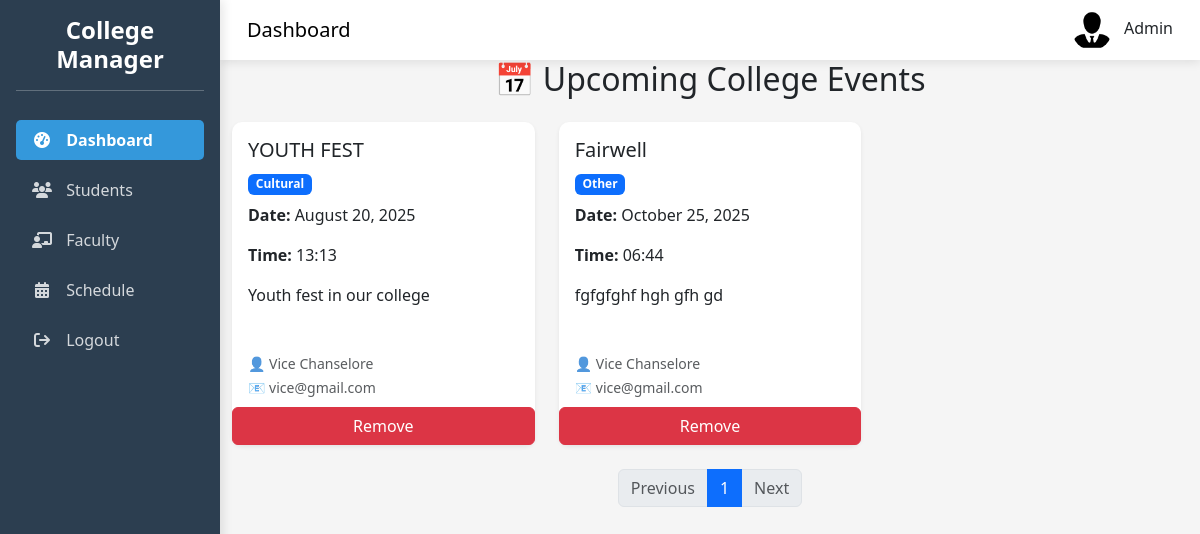
/view_events/ (signed in), run on the app's committed database.
### app/models.py (models this page shows)
class college_event_model(models.Model):
    event_name = models.CharField(max_length=50, null=True)
    event_date = models.DateField(null=True)
    event_time = models.TimeField(null=True)
    category = models.CharField(max_length=50, null=True)
    descritpion = models.TextField(null=True)
    organizer_name = models.CharField(max_length=50, null=True)
    contact_mail = models.EmailField(null=True)
    class Meta:
        db_table = 'college_event_model'

### app/views.py (the view)
# urls.py: path('view_events/', view_events, name='view_events'),
@login_required(login_url='admin_login')
def view_events(request):
    events_list = college_event_model.objects.order_by('event_date')
    paginator = Paginator(events_list, 6)  # 6 events per page (2 rows of 3 cards)
    page_number = request.GET.get('page')
    page_obj = paginator.get_page(page_number)
    return render(request, 'view_events.html', {'page_obj': page_obj})

### templates/view_events.html (shortened to what this page needs)
{% extends 'adminDashboard.html' %}
{% block main %}
<div class="container">
  <h2 class="text-center mb-4">📅 Upcoming College Events</h2>
  {% if page_obj %}
    <div class="row row-cols-1 row-cols-md-3 g-4">
      {% for event in page_obj %}
        <div class="col">
          <div class="card h-100 shadow-sm border-0">
            <div class="card-body">
              <h5 class="card-title">{{ event.event_name }}</h5>
              <span class="badge bg-primary mb-2">{{ event.category }}</span>
              <p><strong>Date:</strong> {{ event.event_date|date:"F j, Y" }}</p>
              <p><strong>Time:</strong> {{ event.event_time|time:"H:i" }}</p>
              <p class="card-text">{{ event.descritpion }}</p>
            </div>
            <div class="card-footer bg-white border-0">
              <small class="text-muted">👤 {{ event.organizer_name }}</small><br>
              <small class="text-muted">📧 {{ event.contact_mail }}</small>
            </div>
            <a href="{% url 'remove_event' event.id %}" class="btn btn-danger">Remove</a>
          </div>
        </div>
      {% endfor %}
    </div>
    <nav aria-label="Event pagination" class="mt-4">
      <ul class="pagination justify-content-center">
        {% if page_obj.has_previous %}
          <li class="page-item">
            <a class="page-link" href="?page={{ page_obj.previous_page_number }}">Previous</a>
          </li>
        {% else %}
          <li class="page-item disabled">
            <span class="page-link">Previous</span>
          </li>
        {% endif %}
        {% for num in page_obj.paginator.page_range %}
          {% if page_obj.number == num %}
            <li class="page-item active">
              <span class="page-link">{{ num }}</span>
            </li>
          {% else %}
            <li class="page-item">
              <a class="page-link" href="?page={{ num }}">{{ num }}</a>
            </li>
          {% endif %}
        {% endfor %}
        {% if page_obj.has_next %}
          <li class="page-item">
            <a class="page-link" href="?page={{ page_obj.next_page_number }}">Next</a>
          </li>
        {% else %}
          <li class="page-item disabled">
            <span class="page-link">Next</span>
          </li>
        {% endif %}
      </ul>
    </nav>
  {% else %}
    <div class="alert alert-info text-center">No events found.</div>
  {% endif %}
</div>
{% endblock %}

### templates/adminDashboard.html (style rules this page uses)
:root { --primary-color: #3498db; --secondary-color: #2c3e50; --accent-color: #e74c3c; --light-color: #ecf0f1; --dark-color: #2c3e50; }
body { font-family: 'Segoe UI', Tahoma, Geneva, Verdana, sans-serif; background-color: #f5f5f5; overflow-x: hidden; }
.card { border: none; border-radius: 10px; box-shadow: 0 5px 15px rgba(0, 0, 0, 0.05); transition: transform 0.3s, box-shadow 0.3s; margin-bottom: 20px; }

### data on the page
college_event_model: event_name "YOUTH FEST", category "Cultural", event_date "August 20, 2025", event_time "13:13", descritpion "Youth fest in our college", organizer_name "Vice Chanselore", contact_mail "vice@gmail.com"
college_event_model: event_name "Fairwell", category "Other", event_date "October 25, 2025", event_time "06:44", descritpion "fgfgfghf hgh gfh gd", organizer_name "Vice Chanselore", contact_mail "vice@gmail.com"

### other printed values
{{ num }} "1"
